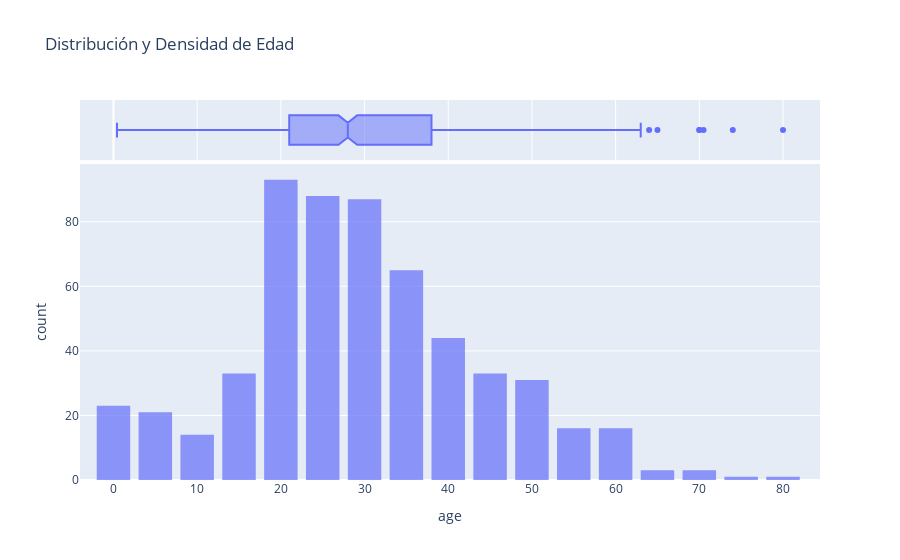

The cell this chart's notebook holds for it:
### Markdown cell above
### Imputar valores faltantes

### Code cell
import plotly.express as px

fig = px.histogram(
    X_train, 
    x='age', 
    nbins=30, 
    title=f'Distribución y Densidad de Edad', 
    marginal="box", 
opacity=0.7)

fig.update_layout(bargap=0.2)

fig.show()

### Figure 1 — Plotly figure (JSON) as saved in the notebook; plotly's stock layout.template omitted (floating-point values rounded to 4 significant figures; data arrays with more than 128 entries replaced by an {"elided": "..."} marker saying what was removed)
{"data": [{"bingroup": "x", "hovertemplate": "age=%{x}<br>count=%{y}<extra></extra>", "legendgroup": "", "marker": {"color": "#636efa", "opacity": 0.7, "pattern": {"shape": ""}}, "name": "", "nbinsx": 30, "orientation": "v", "showlegend": false, "type": "histogram", "x": {"elided": "712 float values"}, "xaxis": "x", "yaxis": "y"}, {"hovertemplate": "age=%{x}<extra></extra>", "legendgroup": "", "marker": {"color": "#636efa"}, "name": "", "notched": true, "showlegend": false, "type": "box", "x": {"elided": "712 float values"}, "xaxis": "x2", "yaxis": "y2"}], "layout": {"bargap": 0.2, "barmode": "relative", "legend": {"tracegroupgap": 0}, "title": {"text": "Distribución y Densidad de Edad"}, "xaxis": {"anchor": "y", "domain": [0, 1], "title": {"text": "age"}}, "xaxis2": {"anchor": "y2", "domain": [0, 1], "matches": "x", "showgrid": true, "showticklabels": false}, "yaxis": {"anchor": "x", "domain": [0, 0.8316], "title": {"text": "count"}}, "yaxis2": {"anchor": "x2", "domain": [0.8416, 1], "matches": "y2", "showgrid": false, "showline": false, "showticklabels": false, "ticks": ""}}}
